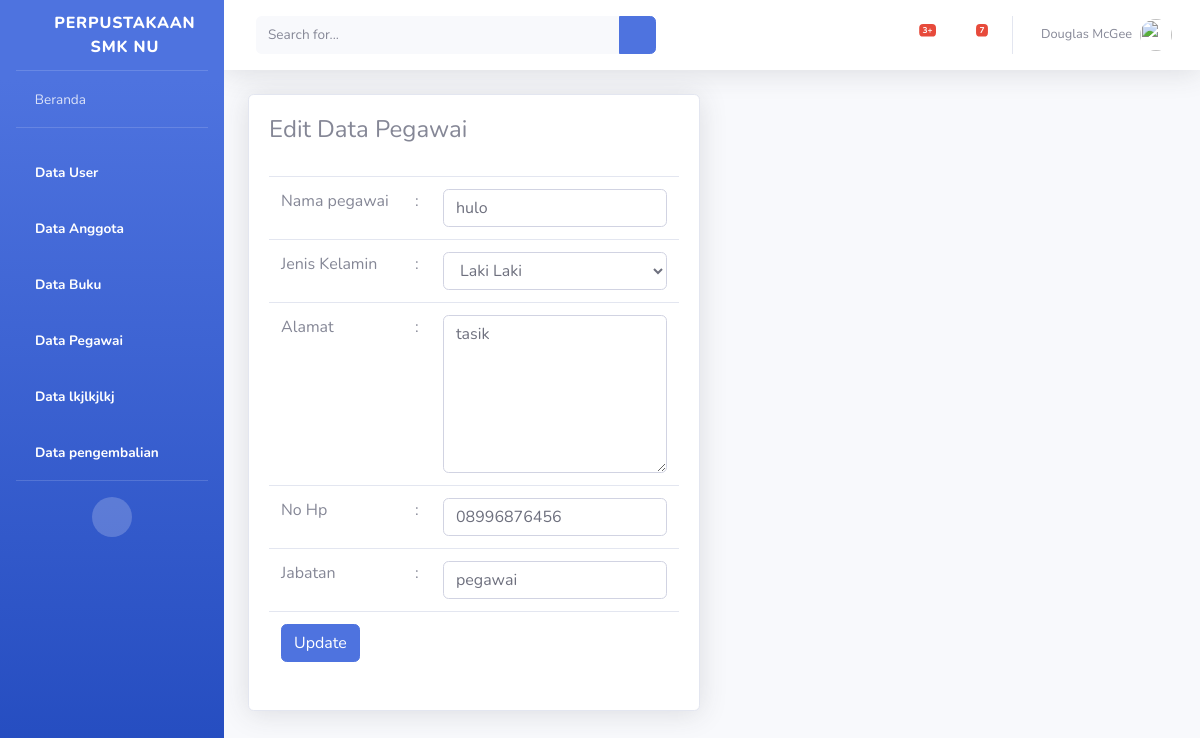
Screenshot of /Perpustakaan_pepi/beranda.php?page=pegawai&aksi=edit&id=1 with the database file from the repository.
### tables this page shows
CREATE TABLE `tabel_pegawai` (
  `Id_pegawai` int(5) NOT NULL,
  `nama_pegawai` varchar(50) NOT NULL,
  `jenis_kelamin` enum('l','p') NOT NULL,
  `alamat` text NOT NULL,
  `no_hp` varchar(20) NOT NULL,
  `jabatan` varchar(30) NOT NULL
);

### Perpustakaan_pepi/views/pegawai/editpegawai.php (the view, shortened to what this page needs)
<?php
  @$id = $_GET['id'];
  $sql   = "select * from tabel_pegawai where Id_pegawai=$id";
  $show  = $db->query($sql);
  $hasil = mysqli_fetch_assoc($show);
  $jenis_kelamin = $hasil['jenis_kelamin'];
?>
<div class="container-fluid">
    <div class="row">
        <div class="col-lg-6">
            <div class="card shadow mb-4">
                <div class="card-body">
                    <div class="table-responsive">
                        <h4>Edit Data Pegawai</h4>
                        <br>
                        <form action="model/pegawai/prosesupdatepegawai.php" method="POST">
                            <table class="table">
                                <tr>
                                    <td>Nama pegawai</td>
                                    <td>:</td>
                                    <td><input type="text" class="form-control" maxlength="50" name="nama_pegawai"
                                            id="nama_pegawai" value="<?php echo $hasil['nama_pegawai']?>">
                                    </td>
                                </tr>
                                <tr>
                                    <td>Jenis Kelamin</td>
                                    <td>:</td>
                                    <td>
                                        <select class="form-control" name="jenis_kelamin" id="jenis_kelamin">
                                            <option value="l" <?php if($jenis_kelamin=='l'){
                                            echo"selected"; } ?>>Laki Laki</option>
                                        </select>
                                    </td>
                                </tr>
                                <tr>
                                    <td>Alamat</td>
                                    <td>:</td>
                                    <td><textarea class="form-control" name="alamat" id="alamat" cols="10"
                                            rows="6"><?php echo $hasil ['alamat']?></textarea></td>
                                </tr>
                                <tr>
                                    <td>No Hp</td>
                                    <td>:</td>
                                    <td><input type="text" class="form-control" maxlength="15" name="no_hp"
                                            id="nama_pegawai" value="<?php echo $hasil['no_hp']?>"></td>
                                </tr>
                                <tr>
                                    <td>Jabatan</td>
                                    <td>:</td>
                                    <td><input type="text" class="form-control" maxlength="30" name="jabatan"
                                            id="nama_pegawai" value="<?php echo $hasil['jabatan']?>"></td>
                                </tr>
                                <tr>
                                    <td colspan="3">
                                        <input type="submit" class="btn btn-primary" value="Update">
                                    </td>
                                </tr>
                            </table>
                        </form>
                    </div>
                </div>
            </div>
        </div>
    </div>
</div>

### rows the page displays
tabel_pegawai: nama_pegawai "hulo", jenis_kelamin "Laki Laki", alamat "tasik", no_hp "08996876456", jabatan "pegawai"
